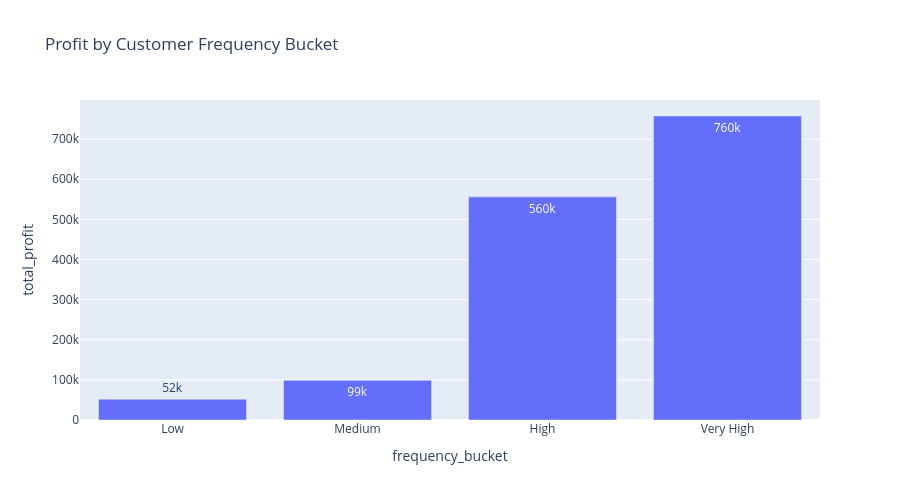

Notebook cell for this chart:
### Code cell
fig = px.bar(
    freq_bucket_summary,
    x="frequency_bucket",
    y="total_profit",
    title="Profit by Customer Frequency Bucket",
    text_auto=".2s",
    width=900,
    height=500
)
fig.show()

### Figure 1 — Plotly figure (JSON) as saved in the notebook; plotly's stock layout.template omitted (floating-point values rounded to 4 significant figures)
{"data": [{"hovertemplate": "frequency_bucket=%{x}<br>total_profit=%{y}<extra></extra>", "legendgroup": "", "marker": {"color": "#636efa", "pattern": {"shape": ""}}, "name": "", "orientation": "v", "showlegend": false, "textposition": "auto", "texttemplate": "%{y:.2s}", "type": "bar", "x": ["Low", "Medium", "High", "Very High"], "xaxis": "x", "y": [51990.0, 98850.0, 556200.0, 757700.0], "yaxis": "y"}], "layout": {"barmode": "relative", "height": 500, "legend": {"tracegroupgap": 0}, "title": {"text": "Profit by Customer Frequency Bucket"}, "width": 900, "xaxis": {"anchor": "y", "domain": [0, 1], "title": {"text": "frequency_bucket"}}, "yaxis": {"anchor": "x", "domain": [0, 1], "title": {"text": "total_profit"}}}}
